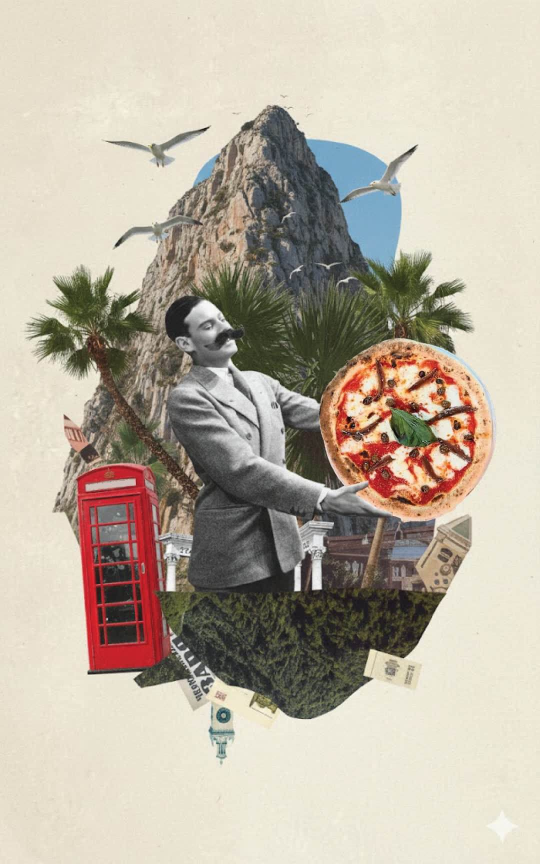
#> input picture exposed_website/images/about-collage-compressed.jpg, 1080 x 1728 px (shown at 1/2 size)
$ python -i convert_to_webp.py   (imports and definitions only)
#> lines starting #> are read from the running program, lines starting #| are printed output that depends on the picture
#> in generate_single_thumb, img is the input picture: PIL image 1080x1728 RGB; mean R, G, B 186.7, 177.4, 162.2
import sys
import os
from pathlib import Path
from PIL import Image

SUPPORTED_EXTENSIONS = {".jpg", ".jpeg", ".png", ".gif", ".bmp", ".tiff", ".tif", ".webp"}

MAX_WIDTH_MAP = {
    "logo":    320,
    "logotop": 320,
    "external": 1920,
    "internal": 1200,
}

HERO_RESPONSIVE_WIDTHS = [480, 640, 960]


# [5 lines left out: function get_max_width, not called in this run]


def _resize_to_width(img: Image.Image, target_width: int) -> Image.Image:
#> called with target_width = 600
    ratio = target_width / img.width
#> ratio = 0.556
    new_h = int(img.height * ratio)
#> new_h = 960
    return img.resize((target_width, new_h), Image.LANCZOS)
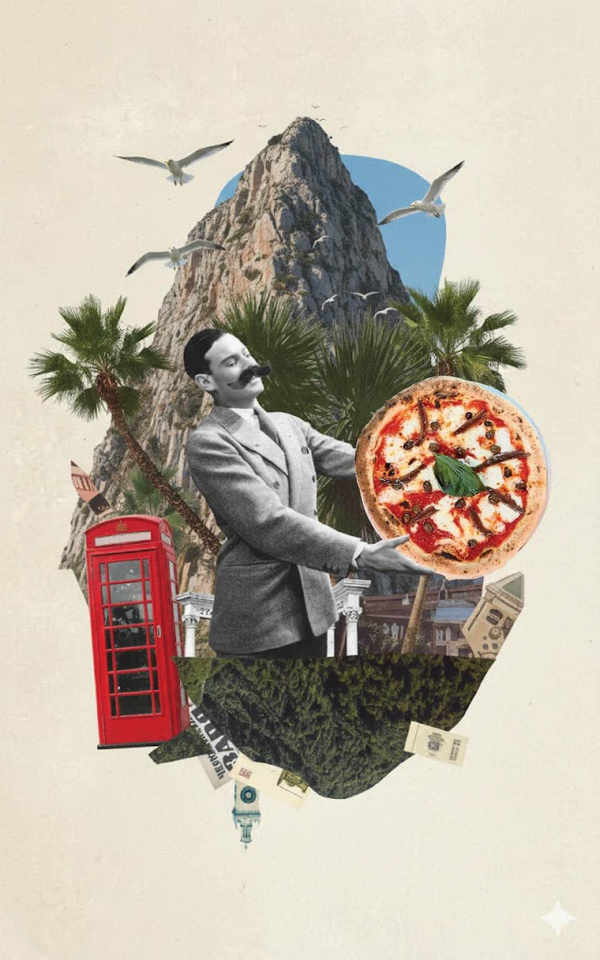
#> returned value: PIL image 600x960 RGB; mean R, G, B 186.7, 177.4, 162.2


# [76 lines left out: functions _collect_images, convert_to_webp, generate_responsive_variants, not called in this run]


GALLERY_THUMB_WIDTH = 600


def generate_single_thumb(src_path: str, out_path: str, width: int = GALLERY_THUMB_WIDTH, quality: int = 75) -> None:
    """Generate a single WebP thumbnail from a source image.

    Resizes the source image to the given width (maintaining aspect ratio)
    and saves it as WebP to the specified output path.

    Args:
        src_path: Path to the source image (any supported format).
        out_path:  Path for the output thumbnail (should end in .webp).
        width:     Target width in pixels (default: 600). Height is scaled
                   proportionally. If the source is already narrower than
                   *width*, the image is saved as-is without upscaling.
        quality:   WebP quality 1-100 (default: 75).

    Example CLI usage:
        python convert_to_webp.py --thumb src.png out-thumb.webp
        python convert_to_webp.py --thumb src.png out-thumb.webp --thumb-width 400 --quality 80
    """
    src = Path(src_path).resolve()
    out = Path(out_path).resolve()

    if not src.exists():
        print(f"[FAIL] Source '{src}' not found.", file=sys.stderr)
        return

    try:
        with Image.open(src) as img:
            img = img.convert("RGBA") if img.mode in ("RGBA", "P") else img.convert("RGB")
            if img.width > width:
                thumb = _resize_to_width(img, width)
            else:
                thumb = img.copy()
            out.parent.mkdir(parents=True, exist_ok=True)
            thumb.save(out, "WEBP", quality=quality, method=6)
        print(f"[OK]  {src.name}  ->  {out.name}  ({thumb.width}x{thumb.height})")
#| [OK]  about-collage-compressed.jpg  ->  out.png  (600x960)
    except Exception as e:
        print(f"[FAIL] {src}: {e}", file=sys.stderr)


# [93 lines left out: functions generate_gallery_thumbnails, generate_favicons, rotate_image, not called in this run]


# [79 lines not run here, left out]

>>> result = generate_single_thumb('../../exposed_website/images/about-collage-compressed.jpg', 'out.png')
